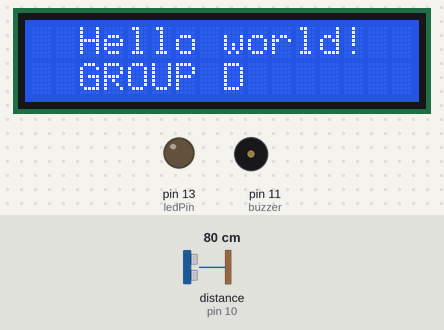
The sketch below on a simulated Arduino Uno, built with avr-gcc and run on an emulated ATmega328P. Shown: 16×2 character LCD, output pins drawn as LEDs (lit = HIGH), buzzer (waves = sounding). Wiring (inferred from the names in the program): ultrasonic range finder: trigger pin 9; echo pin 10. Inputs (shaded band) come from the test bench; at power-on: distance to the obstacle (sensor on pin 10) 80 cm. The echo pulse lasts 58.3 µs per cm; pins used as bus, display or sensor lines are not drawn; what the sketch prints to the serial monitor is not drawn.

Above: at 0.1 s.
7.3 s: distance to the obstacle (sensor on pin 10) set to 8 cm
8.8 s: distance to the obstacle (sensor on pin 10) set to 5 cm
At 9.4 s:
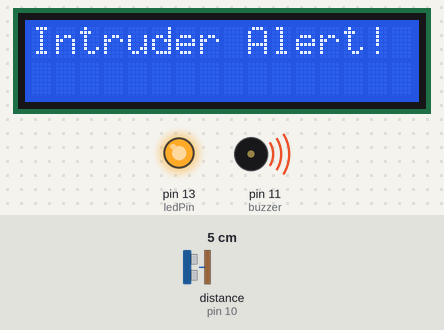
10.3 s: distance to the obstacle (sensor on pin 10) set to 9 cm
At 10.7 s:
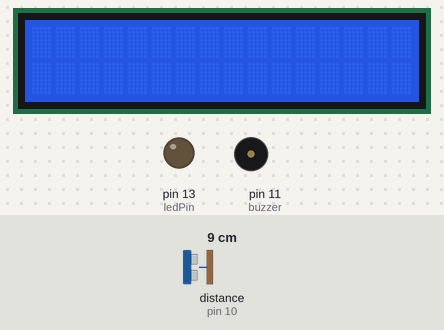
11.8 s: distance to the obstacle (sensor on pin 10) set to 2 cm
At 12.4 s:
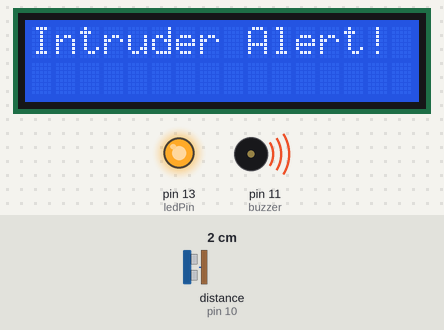
Timing chart, 0 to 14.3 s (numbered marks = the images above; inputs shaded):
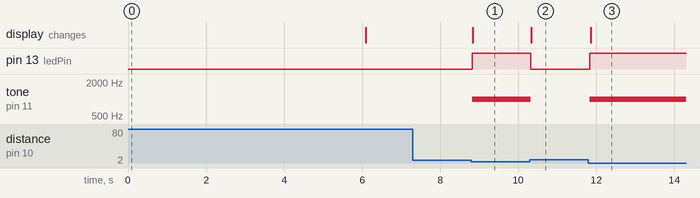

The sketch:

ultra_lcd_buzzer.ino
```cpp
//#include <LiquidCrystal_I2C.h>
//
//// defines pins numbers
//const int trigPin = 9;
//const int echoPin = 10;
//const int buzzer = 11;
//const int ledPin = 13;
//
//// defines variables
//long duration;
//int distance;
//int safetyDistance;
//
//LiquidCrystal_I2C lcd(0x27, 16, 2);  // set the LCD address to 0x3F for a 16 chars and 2 line display
//
//void setup() {
//  pinMode(trigPin, OUTPUT); // Sets the trigPin as an Output
//  pinMode(echoPin, INPUT); // Sets the echoPin as an Input
//  pinMode(buzzer, OUTPUT);
//  pinMode(ledPin, OUTPUT);
//  Serial.begin(9600); // Starts the serial communication
//
//  lcd.init();
//  lcd.clear();
//  lcd.backlight();      // Make sure backlight is on
//
//  // Print a message on both lines of the LCD.
//  lcd.setCursor(2,0);   //Set cursor to character 2 on line 0
//  lcd.print("Hello world!");
//
//  lcd.setCursor(2,1);   //Move cursor to character 2 on line 1
//  lcd.print("GROUP D");
//}
//
//void loop() {
//  // Clears the trigPin
//  digitalWrite(trigPin, LOW);
//  delayMicroseconds(2);
//
//  // Sets the trigPin on HIGH state for 10 micro seconds
//  digitalWrite(trigPin, HIGH);
//  delayMicroseconds(10);
//  digitalWrite(trigPin, LOW);
//
//  // Reads the echoPin, returns the sound wave travel time in microseconds
//  duration = pulseIn(echoPin, HIGH);
//
//  // Calculating the distance
//  distance = duration * 0.034 / 2;
//
//  safetyDistance = distance;
//  if (safetyDistance <= 5) {
//    tone(buzzer, 1000);  // Produce a 1kHz tone on the passive buzzer
//    digitalWrite(ledPin, HIGH);
//    lcd.setCursor(0,0);   //Set cursor to character 0 on line 0
//    lcd.print("Intrusion detected");
//  } else {
//    noTone(buzzer);  // Stop the tone
//    digitalWrite(ledPin, LOW);
//    lcd.setCursor(0,0);   //Set cursor to character 0 on line 0
//    lcd.print("                ");  // Clear the line
//  }
//
//  // Prints the distance on the Serial Monitor
//  Serial.print("Distance: ");
//  Serial.println(distance);
//  delay(100);
//}
//
//


#include <LiquidCrystal_I2C.h>

// defines pins numbers
const int trigPin = 9;
const int echoPin = 10;
const int buzzer = 11;
const int ledPin = 13;

// defines variables
long duration;
int distance;
const int safetyDistance = 5; // Safety distance in cm

LiquidCrystal_I2C lcd(0x27, 16, 2);  // set the LCD address to 0x27 for a 16 chars and 2 line display

void setup() {
  pinMode(trigPin, OUTPUT); // Sets the trigPin as an Output
  pinMode(echoPin, INPUT); // Sets the echoPin as an Input
  pinMode(buzzer, OUTPUT);
  pinMode(ledPin, OUTPUT);
  Serial.begin(9600); // Starts the serial communication

  lcd.init();
  lcd.clear();
  lcd.backlight();      // Make sure backlight is on

  // Print a welcome message on the LCD.
  lcd.setCursor(2, 0);   // Set cursor to character 2 on line 0
  lcd.print("Hello world!");

  lcd.setCursor(2, 1);   // Move cursor to character 2 on line 1
  lcd.print("GROUP D");
  delay(6000);           // Display the welcome message for 2 seconds
  lcd.clear();           // Clear the screen
}

void loop() {
  // Clears the trigPin
  digitalWrite(trigPin, LOW);
  delayMicroseconds(2);

  // Sets the trigPin on HIGH state for 10 microseconds
  digitalWrite(trigPin, HIGH);
  delayMicroseconds(10);
  digitalWrite(trigPin, LOW);

  // Reads the echoPin, returns the sound wave travel time in microseconds
  duration = pulseIn(echoPin, HIGH);

  // Calculating the distance
  distance = duration * 0.034 / 2;

  // If the distance is less than or equal to the safety distance, activate buzzer and LED, and display message
  if (distance <= safetyDistance) {
    tone(buzzer, 1000);  // Produce a 1kHz tone on the passive buzzer
    digitalWrite(ledPin, HIGH);
    lcd.setCursor(0, 0);   // Set cursor to character 0 on line 0
    lcd.print("Intruder Alert!");
  } else {
    noTone(buzzer);  // Stop the tone
    digitalWrite(ledPin, LOW);
    lcd.setCursor(0, 0);   // Set cursor to character 0 on line 0
    lcd.print("                ");  // Clear the line
  }

  // Prints the distance on the Serial Monitor
  Serial.print("Distance: ");
  Serial.println(distance);
  delay(100);
}
```

Measured:
- the behaviour switches between 7 and 6 cm on distance to the obstacle (sensor on pin 10) (found by bisection; images 0 and 1)
- after the input at 7.3 s, every drawn part: stays the same
- after the input at 8.8 s, pin 13 (ledPin): LOW → HIGH at once; tone on pin 11 (buzzer): silent → 1000 Hz at once; the display: changes at once (image 1)
- after the input at 10.3 s, pin 13 (ledPin): HIGH → LOW at once; tone on pin 11 (buzzer): 1000 Hz → silent at once; the display: changes at once (image 2)
- after the input at 11.8 s, pin 13 (ledPin): LOW → HIGH at once; tone on pin 11 (buzzer): silent → 1000 Hz at once; the display: changes after 0.05 s (image 3)
